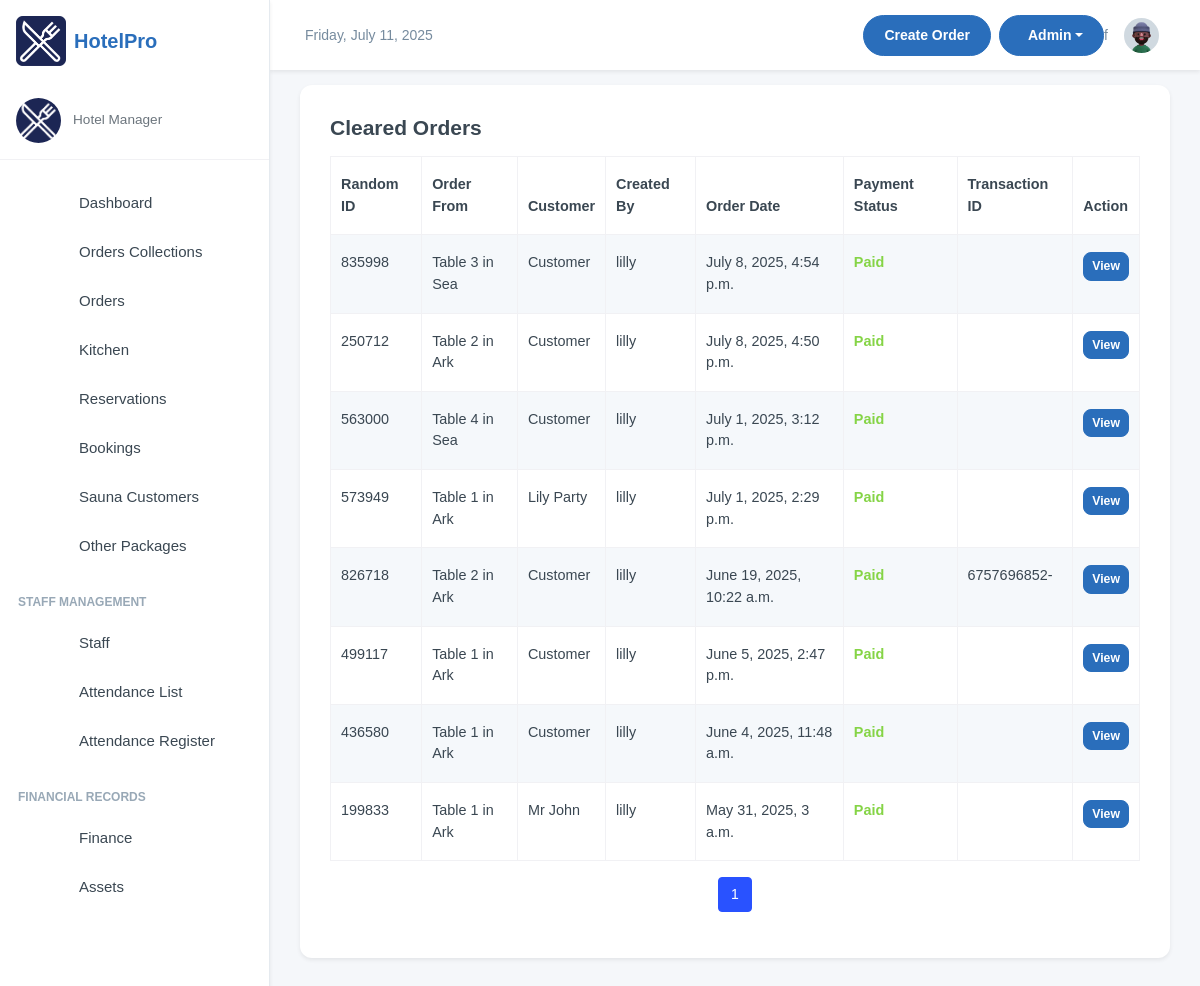
The page /manager/cleared_transactions/ (signed in) on the database its author committed.
### inventory/models.py (models this page shows, shortened)
class OrderTransaction(models.Model):
    pay_mode = (
        ("NO PAYMENT", "NO PAYMENT"),
        ("CASH", "CASH"),
        ("MOMO PAY", "MOMO PAY"),
        ("AIRTEL PAY", "AIRTEL PAY"),
        ("INVOICE", "INVOICE"),
    )
    random_id = models.CharField(max_length=6, unique=True, editable=False, default=generate_random_id)
    customer_name = models.CharField(max_length=255, blank=True, null=True, default="Customer")
    served_by = models.CharField(
        max_length=255, blank=True, null=True, default="Waitress")
    dining_area = models.ForeignKey(DiningArea, on_delete=models.SET_NULL, null=True, blank=True)
    table = models.ForeignKey(Table, on_delete=models.SET_NULL, null=True, blank=True )
    special_notes = models.TextField(default="Null")
    created = models.DateTimeField(auto_now_add=True)
    payment_mode = models.CharField(default="NO PAYMENT", max_length=50, choices=pay_mode)
    transaction_id = models.CharField(blank=True, null=True, max_length=100, help_text="Transaction ID / Invoice Number")
    created_by = models.ForeignKey(User, on_delete=models.SET_NULL, null=True, blank=True)
    updated = models.DateField(auto_now=True, blank=True, null=True)
    class Meta:
        ordering = ['-created']

class Table(models.Model):
    table_number = models.IntegerField()
    dining_area = models.ForeignKey(DiningArea, on_delete=models.CASCADE, related_name='tables')
    capacity = models.IntegerField()  # Number of seats at the table
    is_available = models.BooleanField(default=True)
    def __str__(self):
        return f"Table {self.table_number} in {self.dining_area.name}"

class DiningArea(models.Model):
    name = models.CharField(max_length=255)
    description = models.TextField(blank=True, null=True)

### inventory/views.py (the view)
# urls.py: path('cleared_transactions/', views.clearedTransactions, name='cleared_transactions'),
@login_required
def clearedTransactions(request):
    orders_list = OrderTransaction.objects.filter(payment_mode__in=["CASH", "MOMO PAY", "AIRTEL PAY"]).order_by('-id')
    page = request.GET.get('page')
    orders_page = Paginator(orders_list, 10).get_page(page)
    return render(request, "cleared_order_transactions.html", {"orders_list": orders_page})

### inventory/templates/cleared_order_transactions.html (shortened to what this page needs)
{% extends 'base.html' %}
{% block content %}
<div class="card">
    <div class="card-body">
        <div class="row">
            <h4 class="fw-semibold mb-2"> Cleared Orders</h4>
            <div class="container mt-2">
                <table class="table table-striped table-bordered">
                    <thead class="thead-dark">
                        <tr>
                            <th>Random ID</th>
                            <th>Order From</th>
                            <th>Customer</th>
                            <th>Created By</th>
                            <th>Order Date</th>
                            <th>Payment Status</th>
                            <th>Transaction ID</th>
                            <th>Action</th>
                        </tr>
                    </thead>
                    <tbody>
                        {% for order in orders_list %}
                                <tr>
                                    <td>{{ order.random_id }}</td>
                                    <td> {{ order.table }}</td>
                                    <td>{{ order.customer_name }}</td>
                                    <td>{{ order.created_by }}</td>
                                    <td>{{ order.created }}</td>
                                    <td class="text-success fw-semibold">Paid</td>
                                    <td>{{ order.transaction_id }}</td>
                                    <td>
                                        <a href="/manager/orders_transactions/{{ order.id }}" class="btn btn-primary btn-sm">
                                            View
                                        </a>
                                    </td>
                                </tr>
                        {% endfor %}
                    </tbody>
                </table>
                <nav aria-label="Page navigation">
                    <ul class="pagination justify-content-center">
                        {% for page_num in orders_list.paginator.page_range %}
                        {% if page_num >= orders_list.number|add:-2 and page_num <= orders_list.number|add:2 %} <li
                            class="page-item {% if page_num == orders_list.number %}active{% endif %}">
                            <a class="page-link" href="?page={{ page_num }}">{{ page_num }}</a>
                            </li>
                            {% elif page_num == 1 or page_num == orders_list.paginator.num_pages %}
                            <li class="page-item">
                                <a class="page-link" href="?page={{ page_num }}">{{ page_num }}</a>
                            </li>
                            {% elif page_num == orders_list.number|add:-3 or page_num == orders_list.number|add:3 %}
                            <li class="page-item disabled"><span class="page-link">...</span></li>
                            {% endif %}
                            {% endfor %}
                    </ul>
                </nav>
            </div>
        </div>
    </div>
</div>
{% endblock content %}

### templates/base.html (style rules this page uses)
:root { --primary-color: #2A6EBB; --secondary-color: #F8F9FA; --accent-color: #FFD700; --text-color: #333333; --success-color: #28a745; --danger-color: #dc3545; --warning-color: #ffc107; --info-color: #17a2b8; }
body { font-family: 'Poppins', sans-serif; background-color: #f5f7fa; }
.btn-primary { background-color: var(--primary-color); border-color: var(--primary-color); }
.card { border-radius: 0.75rem; border: none; box-shadow: 0 0.125rem 0.25rem rgba(0, 0, 0, 0.075); transition: transform 0.2s ease-in-out, box-shadow 0.2s ease-in-out; }

### inventory/templates/cleared_order_transactions.html (style rules this page uses)
table { font-size: .9rem; font-family: 'Arial', sans-serif; }

### rows shown on the page
OrderTransaction: random_id "835998", table "Table 3 in Sea", customer_name "Customer", created_by "lilly", created "July 8, 2025, 4:54 p.m."
OrderTransaction: random_id "250712", table "Table 2 in Ark", customer_name "Customer", created_by "lilly", created "July 8, 2025, 4:50 p.m."
OrderTransaction: random_id "563000", table "Table 4 in Sea", customer_name "Customer", created_by "lilly", created "July 1, 2025, 3:12 p.m."
OrderTransaction: random_id "573949", table "Table 1 in Ark", customer_name "Lily Party", created_by "lilly", created "July 1, 2025, 2:29 p.m."
OrderTransaction: random_id "826718", table "Table 2 in Ark", customer_name "Customer", created_by "lilly", created "June 19, 2025, 10:22 a.m.", transaction_id "6757696852-"
OrderTransaction: random_id "499117", table "Table 1 in Ark", customer_name "Customer", created_by "lilly", created "June 5, 2025, 2:47 p.m."
OrderTransaction: random_id "436580", table "Table 1 in Ark", customer_name "Customer", created_by "lilly", created "June 4, 2025, 11:48 a.m."
OrderTransaction: random_id "199833", table "Table 1 in Ark", customer_name "Mr John", created_by "lilly", created "May 31, 2025, 3 a.m."

### other values the page prints
{{ page_num }} "1"
